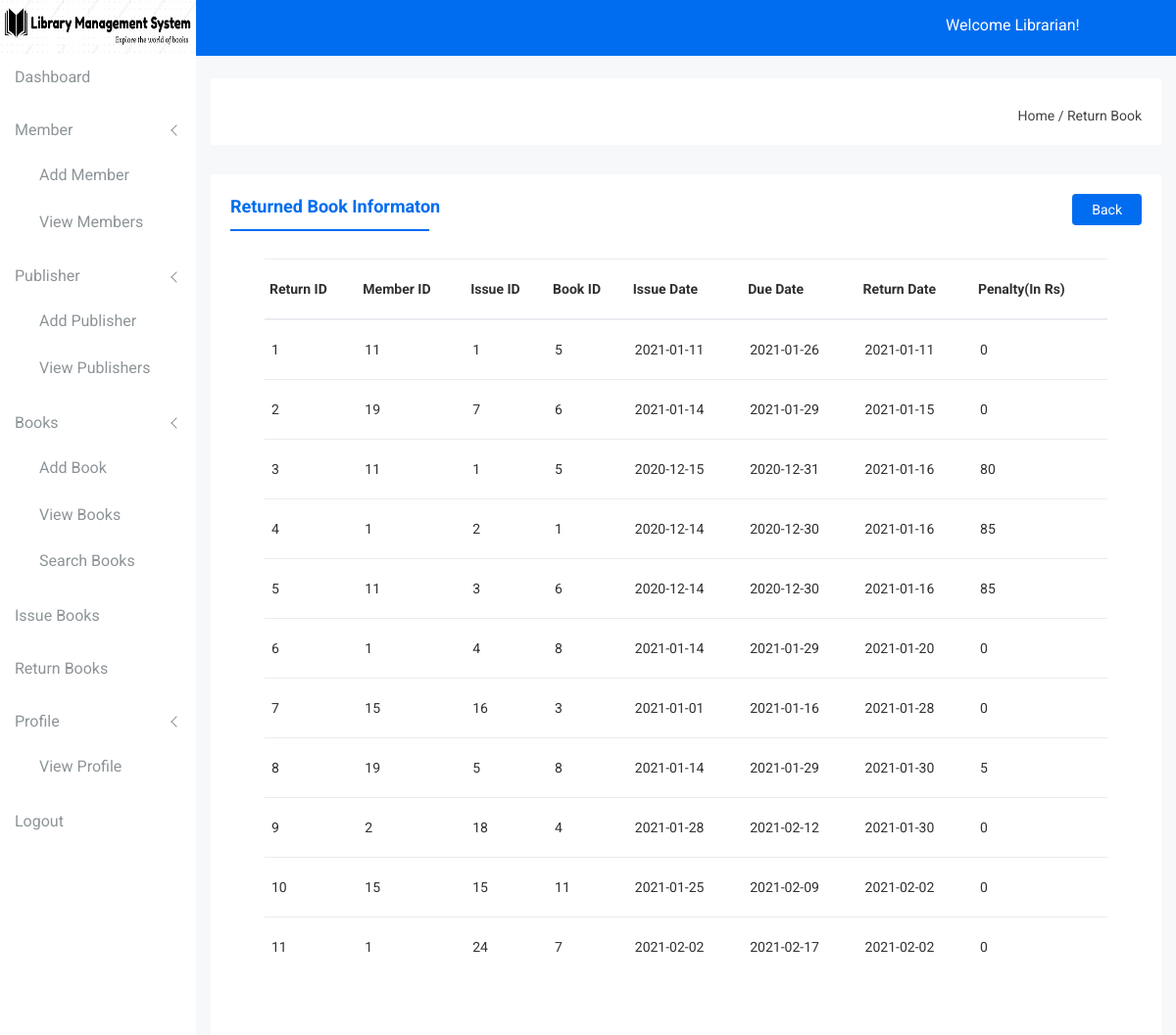
The app's page /librarian_viewreturnedbooks.php with its own data.
### tables this page shows
CREATE TABLE `returnbooks` (
  `ReturnID` int(200) NOT NULL,
  `MemberID` int(200) NOT NULL,
  `IssueID` int(200) NOT NULL,
  `BookID` int(200) NOT NULL,
  `IssueDate` date NOT NULL,
  `DueDate` date NOT NULL,
  `ReturnDate` date NOT NULL,
  `Penalty` int(200) NOT NULL
);

### librarian_viewreturnedbooks.php (the view, shortened to what this page needs)
<!doctype html>
<html class="no-js" lang="en">
    <head>
        <link rel="stylesheet" href="css/bootstrap.min.css">
        <link rel="stylesheet" href="css/font-awesome.min.css">
        <link rel="stylesheet" href="css/owl.carousel.css">
        <link rel="stylesheet" href="css/owl.theme.css">
        <link rel="stylesheet" href="css/owl.transitions.css">
        <link rel="stylesheet" href="css/animate.css">
        <link rel="stylesheet" href="css/normalize.css">
        <link rel="stylesheet" href="css/meanmenu.min.css">
        <link rel="stylesheet" href="css/main.css">
        <link rel="stylesheet" href="css/form/all-type-forms.css">
        <link rel="stylesheet" href="css/educate-custon-icon.css">
        <link rel="stylesheet" href="css/morrisjs/morris.css">
        <link rel="stylesheet" href="css/dropzone/dropzone.css">
        <link rel="stylesheet" href="css/scrollbar/jquery.mCustomScrollbar.min.css">
        <link rel="stylesheet" href="css/metisMenu/metisMenu.min.css">
        <link rel="stylesheet" href="css/metisMenu/metisMenu-vertical.css">
        <link rel="stylesheet" href="css/calendar/fullcalendar.min.css">
        <link rel="stylesheet" href="css/calendar/fullcalendar.print.min.css">
        <link rel="stylesheet" href="style.css">
        <link rel="stylesheet" href="css/responsive.css">
    </head>
    <body>
        <?php include('./librariansidebar.php') ?>
        <div class="all-content-wrapper">
            <div class="container-fluid">
                <div class="row">
                    <div class="col-lg-12 col-md-12 col-sm-12 col-xs-12">
                        <div class="logo-pro">
                            <a href="librariandashboard.php"><img class="main-logo" src="img/logo/logo.png" alt="" /></a>
                        </div>
                    </div>
                </div>
            </div>
            <?php include('./librarianheader.php') ?>
            <div class="breadcome-area">
                <div class="container-fluid">
                    <div class="row">
                        <div class="col-lg-12 col-md-12 col-sm-12 col-xs-12">
                            <div class="breadcome-list">
                                <div class="row">
                                    <div class="col-lg-6 col-md-6 col-sm-6 col-xs-12">
                                    </div>
                                    <div class="col-lg-6 col-md-6 col-sm-6 col-xs-12">
                                        <ul class="breadcome-menu">
                                            <li><a href="#">Home</a> <span class="bread-slash">/</span>
                                            </li>
                                            <li><span class="bread-blod">Return Book</span>
                                            </li>
                                        </ul>
                                    </div>
                                </div>
                            </div>
                        </div>
                    </div>
                </div>
            </div>
            <div class="single-pro-review-area mt-t-30 mg-b-15">
                <div class="container-fluid">
                    <div class="row">
                        <div class="col-lg-12 col-md-12 col-sm-12 col-xs-12">
                            <div class="product-payment-inner-st">
                                <div class="add-product">
                                    <a href="returnbooks.php">Back</a>
                                                    </div>
                                <ul id="myTabedu1" class="tab-review-design">
                                    <li class="active"><a href="#description">Returned Book Informaton</a></li>
                                </ul>
                                <?php
                                $db_host = 'localhost';
                                $db_user = 'root';
                                $db_pass = '';
                                $db_name = 'lms';
                                $conn = mysqli_connect($db_host, $db_user, $db_pass, $db_name);
                                $sql = 'SELECT * FROM returnbooks';
                                $query = mysqli_query($conn, $sql);
                                ?>
                                <div class="product-status mg-b-15">
                                    <div class="container-fluid">
                                        <div class="row">
                                            <div class="col-lg-12 col-md-12 col-sm-12 col-xs-12">
                                                <div class="product-status-wrap drp-lst">
                                                    <div class="asset-inner">
                                                        <table>
                                                            <thead>
                                                                <tr>
                                                                    <th>Return ID</th>
                                                                    <th>Member ID</th>
                                                                    <th>Issue ID</th>
                                                                    <th>Book ID</th>
                                                                    <th>Issue Date</th>
                                                                    <th>Due Date</th>
                                                                    <th>Return Date</th>
                                                                    <th>Penalty(In Rs)</th>
                                                                </tr>
                                                            </thead>
                                                            <tbody>
                                                                <?php
                                                                while ($row = mysqli_fetch_array($query)) {
                                                                    ?>
                                                                    <tr>
                                                                        <td><?php echo $row['ReturnID'] ?></td>
                                                                        <td><?php echo $row['MemberID'] ?></td>
                                                                        <td><?php echo $row['IssueID'] ?></td>
                                                                        <td><?php echo $row['BookID'] ?></td>
                                                                        <td><?php echo $row['IssueDate'] ?></td>
                                                                        <td><?php echo $row['DueDate'] ?></td>
                                                                        <td><?php echo $row['ReturnDate'] ?></td>
                                                                        <td><?php echo $row['Penalty']?></td>
                                                                    </tr>
                                                                            <?php
                                                                        }
                                                                        ?>
                                                            </tbody>
                                                        </table>
                                                    </div>
                                                </div>
                                            </div>
                                        </div>
                                    </div>
                                </div>
                            </div>
                        </div>
                    </div>
                </div>
            </div>
        </div>
    </body>
</html>

### css/main.css (style rules this page uses)
html { color: #222; font-size: 1em; line-height: 1.4; }

### records on screen
returnbooks: ReturnID "1", MemberID "11", IssueID "1", BookID "5", IssueDate "2021-01-11", DueDate "2021-01-26", ReturnDate "2021-01-11", Penalty "0"
returnbooks: ReturnID "2", MemberID "19", IssueID "7", BookID "6", IssueDate "2021-01-14", DueDate "2021-01-29", ReturnDate "2021-01-15", Penalty "0"
returnbooks: ReturnID "3", MemberID "11", IssueID "1", BookID "5", IssueDate "2020-12-15", DueDate "2020-12-31", ReturnDate "2021-01-16", Penalty "80"
returnbooks: ReturnID "4", MemberID "1", IssueID "2", BookID "1", IssueDate "2020-12-14", DueDate "2020-12-30", ReturnDate "2021-01-16", Penalty "85"
returnbooks: ReturnID "5", MemberID "11", IssueID "3", BookID "6", IssueDate "2020-12-14", DueDate "2020-12-30", ReturnDate "2021-01-16", Penalty "85"
returnbooks: ReturnID "6", MemberID "1", IssueID "4", BookID "8", IssueDate "2021-01-14", DueDate "2021-01-29", ReturnDate "2021-01-20", Penalty "0"
returnbooks: ReturnID "7", MemberID "15", IssueID "16", BookID "3", IssueDate "2021-01-01", DueDate "2021-01-16", ReturnDate "2021-01-28", Penalty "0"
returnbooks: ReturnID "8", MemberID "19", IssueID "5", BookID "8", IssueDate "2021-01-14", DueDate "2021-01-29", ReturnDate "2021-01-30", Penalty "5"
returnbooks: ReturnID "9", MemberID "2", IssueID "18", BookID "4", IssueDate "2021-01-28", DueDate "2021-02-12", ReturnDate "2021-01-30", Penalty "0"
returnbooks: ReturnID "10", MemberID "15", IssueID "15", BookID "11", IssueDate "2021-01-25", DueDate "2021-02-09", ReturnDate "2021-02-02", Penalty "0"
returnbooks: ReturnID "11", MemberID "1", IssueID "24", BookID "7", IssueDate "2021-02-02", DueDate "2021-02-17", ReturnDate "2021-02-02", Penalty "0"
